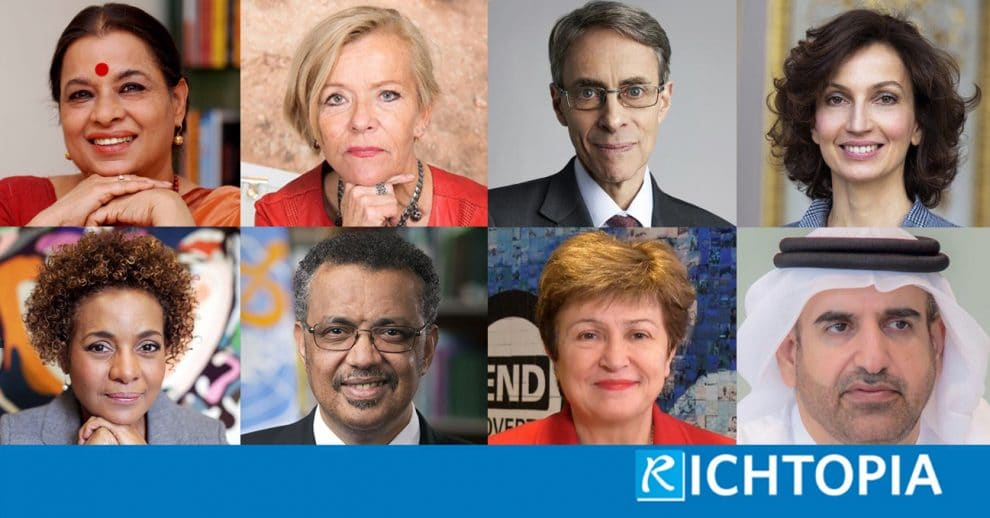
#> input picture Web_App/images/test.jpg, 990 x 518 px, given in place of test1.jpg, which was not available
$ jupyter execute --allow-errors 08PipelineGenderDetection.ipynb   (shell and % lines are left out)   (older library calls are emulated)   (text cells are left out)
#> lines starting #> are read from the running program, lines starting #| are printed output that depends on the picture; after the words box and inside, x2 and y2 are one past the last pixel; in counts of white or black regions, pixels touching at a corner belong together; pictures that were not available may be replaced by others from this repository, and a replacement may not be noted
[cell 1]
import numpy as np
import cv2
import pandas as pd
import pickle
import sklearn
import matplotlib.pyplot as plt
import os

[cell 2]
os.chdir('C:\Digital Engineering\Gender Detection')

[cell 3]
haar = cv2.CascadeClassifier('./haarcascade_frontalface_default.xml')
# pickle files
mean =pickle.load(open('./model/mean_preprocess.pickle','rb'))
#> (reads Web_App/model/mean_preprocess.pickle from the repository)
model_svm =pickle.load(open('./model_svm.pickle','rb'))
#> (reads Web_App/model/model_svm.pickle from the repository)
#> further down, img is the input picture: PIL image 990x518 RGB; mean R, G, B 132.8, 124.7, 125.6
#> (the rest of this cell did not finish here and is left out)

[cell 4]
gender_pre = ['Male','Female']
font = cv2.FONT_HERSHEY_SIMPLEX

[cell 5]
def pipeline_model(img,color='rgb'):

    # convert into gray scale

#> called with color = 'rgb'
    if color == 'bgr':
        gray = cv2.cvtColor(img,cv2.COLOR_BGR2GRAY)
    else:
        gray = cv2.cvtColor(img,cv2.COLOR_RGB2GRAY)
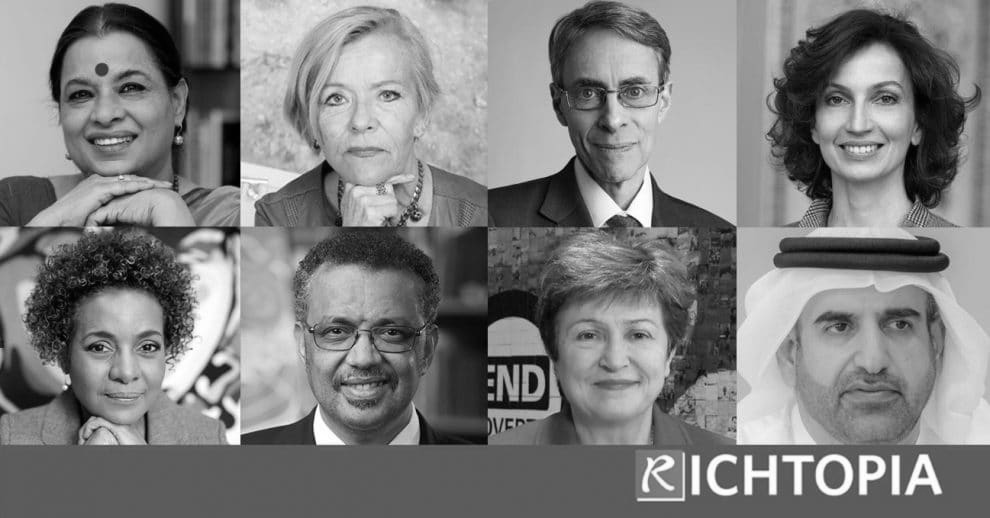
#> gray: shape (518, 990); min 0, max 255, mean 127.2

    # crop the face (using haar cascase classifier)

    faces = haar.detectMultiScale(gray,1.5,3)
#> faces = [[46, 44, 122, 122], [553, 44, 122, 122], [304, 52, 122, 122], [804, 53, 122, 122], [558, 289, 122, 122], [64, 297, 122, 122], [778, 255, 182, 182], [275, 261, 182, 182]]

    for x,y,w,h in faces:

        cv2.rectangle(img,(x,y),(x+w,y+h),(0,255,0),2) # drawing rectangle

        # crop image

        roi = gray[y:y+h,x:x+w]

        # normalization (0-1)

        roi = roi / 255.0

        # resize images (100,100)

        if roi.shape[1] > 100:
            roi_resize = cv2.resize(roi,(100,100),cv2.INTER_AREA)
        else:
            roi_resize = cv2.resize(roi,(100,100),cv2.INTER_CUBIC)

        # Flattening (1x10000)

        roi_reshape = roi_resize.reshape(1,10000) # 1,-1

        # subptract with mean

        roi_mean = roi_reshape - mean

        #  get eigen image

        eigen_image = model_pca.transform(roi_mean)

        #  pass to ml model (svm)

        results = model_svm.predict_proba(eigen_image)[0]

        # p

        predict = results.argmax() # 0 or 1
        score = results[predict]

        # step -11:

        text = "%s : %0.2f"%(gender_pre[predict],score)
        cv2.putText(img,text,(x,y),font,1,(0,255,0),2)
#> this loop made 1 pass
#> pass 1, in pipeline_model, `roi = gray[y:y+h,x:x+w]`:
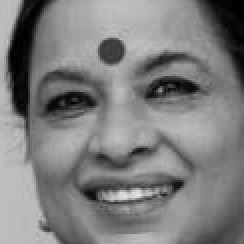
#> roi: shape (122, 122) (shown 2 times larger); min 0, max 234, mean 125.8
#> pass 1, in pipeline_model, `roi_resize = cv2.resize(roi,(100,100),cv2.INTER_AREA)`:
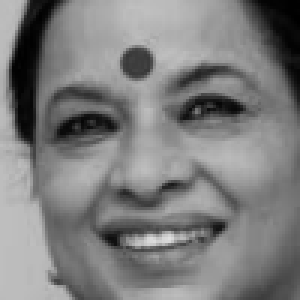
#> roi_resize: shape (100, 100) float64 (shown 3 times larger); min 0, max 0.881, mean 0.493
#> after the loop:
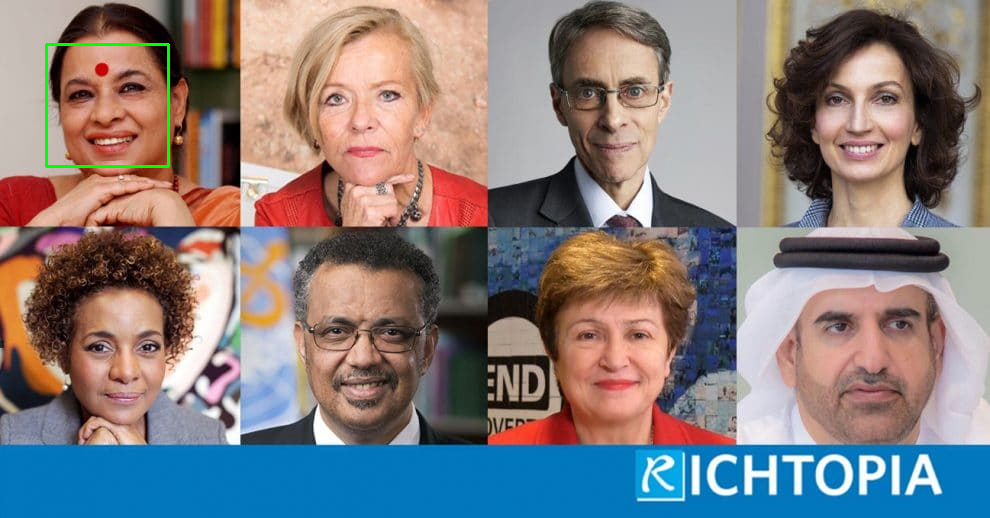
#> img: shape (518, 990, 3); 0.28% of pixels changed, all inside (x1, y1, x2, y2) = (45, 43, 170, 168)

    return img

[cell 6]
from PIL import Image
import matplotlib.image as mat_image

[cell 7]
test_data_path = './test1.jpg'


color = 'bgr'
# step-1: read image
img = Image.open(test_data_path) # rgb

img
# step2: convert into array
img = np.array(img)
# step3: pass to pipeline model
#> (the rest of this cell did not finish here and is left out)
